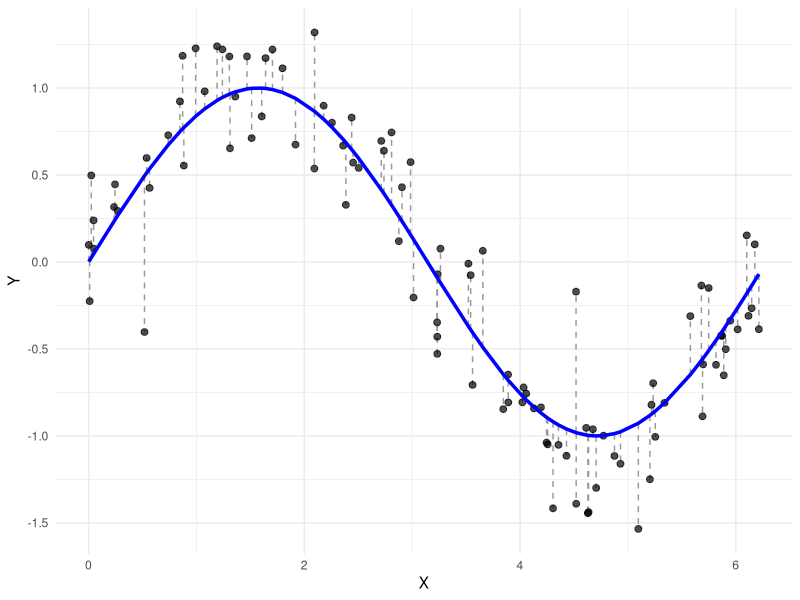
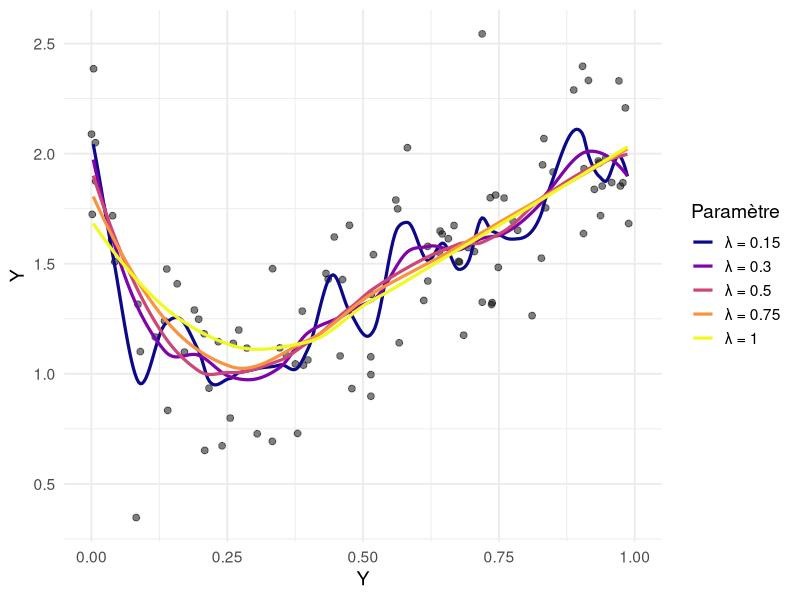
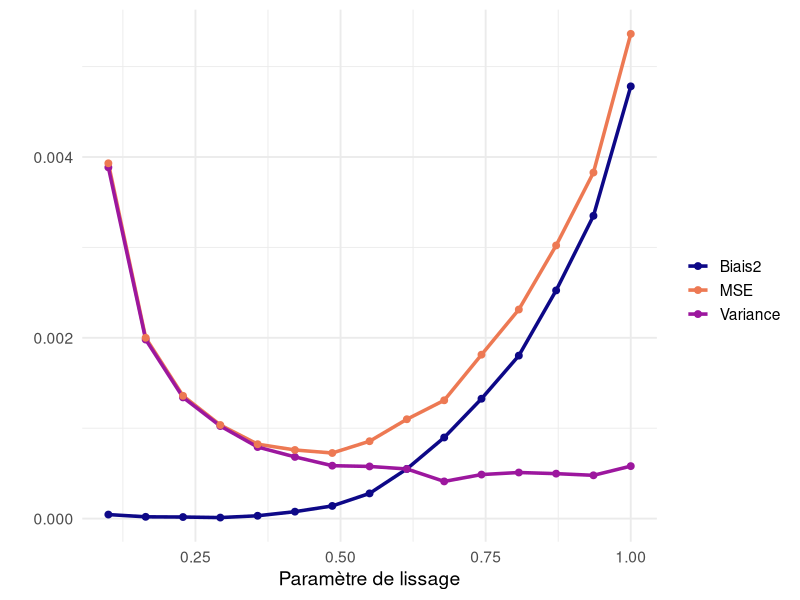

Reproduce these figures in R, in order.
## ---- chunk 1
#| label: fig-model
#| fig-cap: "Les différents éléments du modèle. Les points représentent les données observées $(X, Y)$. La courbe bleue représente la fonction $f$ et les lignes pointillées représentent l'erreur associée à chaque observation."
#| warning: false
#| eval: true

# Load required package
library(ggplot2)

# Set seed for reproducibility
set.seed(42)

# 1. Generate data
n <- 100
x <- sort(runif(n, 0, 2 * pi))
f_x <- sin(x)
epsilon <- rnorm(n, mean = 0, sd = 0.3)
y <- f_x + epsilon

# 2. Create data frame
data <- data.frame(x = x, y = y, f_x = f_x)

# 3. Plot
ggplot(data, aes(x, y)) +
  # Vertical lines: error = Y - f(X)
  geom_segment(
    aes(x = x, xend = x, y = f_x, yend = y),
    color = "gray60", linetype = "dashed"
  ) +
  # Observed points
  geom_point(color = "black", alpha = 0.7, size = 2) +
  # True function
  geom_line(aes(x = x, y = f_x), color = "blue", size = 1.2) +
  labs(
    x = "X", y = "Y"
  ) +
  theme_minimal()

## ---- chunk 2
#| label: fig-plot
#| fig-cap: "Différents estimateurs de la fonction $f$."
#| warning: false
#| eval: true

# Load packages
library(ggplot2)
library(dplyr)
library(tidyr)

set.seed(42)

# 1. Simulate a single dataset
n <- 100
sigma <- 0.3
x <- sort(runif(n, 0, 1))
y <- 4 * x * (1 - x) * log(x) + 2 + rnorm(n, 0, sigma)
df <- data.frame(x = x, y = y)

# 2. Define grid and spans to compare
x_grid <- seq(0, 1, length.out = 300)
spans_to_plot <- c(0.15, 0.3, 0.5, 0.75, 1.0)

# 3. Compute loess fits for each span
fits <- lapply(spans_to_plot, function(s) {
  loess_model <- loess(y ~ x, data = df, span = s)
  y_hat <- predict(loess_model, newdata = data.frame(x = x_grid))
  data.frame(x = x_grid, y_hat = y_hat, span = paste0("λ = ", s))
})

fit_df <- bind_rows(fits)

# 4. Plot
ggplot() +
  geom_point(data = df, aes(x, y), color = "black", alpha = 0.5, size = 2) +
  geom_line(data = fit_df, aes(x, y_hat, color = span), size = 1.1) +
  scale_color_viridis_d(option = "C") +
  labs(
    x = "Y", y = "Y",
    color = "Paramètre"
  ) +
  theme_minimal(base_size = 14)
## ---- chunk 3
#| label: fig-bias-variance
#| fig-cap: "Compromis biais/variance"
#| warning: false
#| eval: true

# Load packages
library(ggplot2)
library(dplyr)
library(tidyr)

set.seed(42)

# Parameters
n <- 100              # number of observations per dataset
n_sim <- 100          # number of simulated datasets
spans <- seq(0.1, 1, length.out = 15)  # LOESS smoothing parameters
sigma <- 0.1          # noise standard deviation
x_grid <- seq(0.1, 1, length.out = 200)
f_true <- 4 * x_grid * (1 - x_grid) * log(x_grid) + 2

# Storage for predictions
results <- list()

for (s in spans) {
  pred_matrix <- matrix(NA, nrow = length(x_grid), ncol = n_sim)
  
  for (sim in 1:n_sim) {
    x <- sort(runif(n, 0.01, 1.1))
    y <- 4 * x * (1 - x) * log(x) + 2 + rnorm(n, 0, sigma)
    df <- data.frame(x = x, y = y)
    
    # Fit loess model with span = s
    model <- loess(y ~ x, data = df, span = s, degree = 2)
    pred <- predict(model, newdata = data.frame(x = x_grid), )
    
    pred_matrix[, sim] <- pred
  }
  
  # For each point in x_grid, compute bias², variance, MSE
  mean_pred <- rowMeans(pred_matrix, na.rm = TRUE)
  bias2 <- (mean_pred - f_true)^2
  var_pred <- apply(pred_matrix, 1, var, na.rm = TRUE)
  mse <- bias2 + var_pred
  
  results[[as.character(s)]] <- data.frame(
    span = s,
    Biais2 = mean(bias2),
    Variance = mean(var_pred),
    MSE = mean(mse)
  )
}

# Combine and reshape results
results_df <- bind_rows(results)
results_long <- pivot_longer(
  results_df,
  cols = c("Biais2", "Variance", "MSE"),
  names_to = "component", values_to = "value"
)

# Plot
ggplot(results_long, aes(x = span, y = value, color = component)) +
  geom_line(size = 1.2) +
  geom_point(size = 2) +
  scale_color_manual(
    values = c("Biais2" = "#0D0887FF", "Variance" = "#9C179EFF", "MSE" = "#ED7953FF")
  ) +
  labs(
    x = "Paramètre de lissage",
    y = "",
    color = ""
  ) +
  theme_minimal(base_size = 14)

